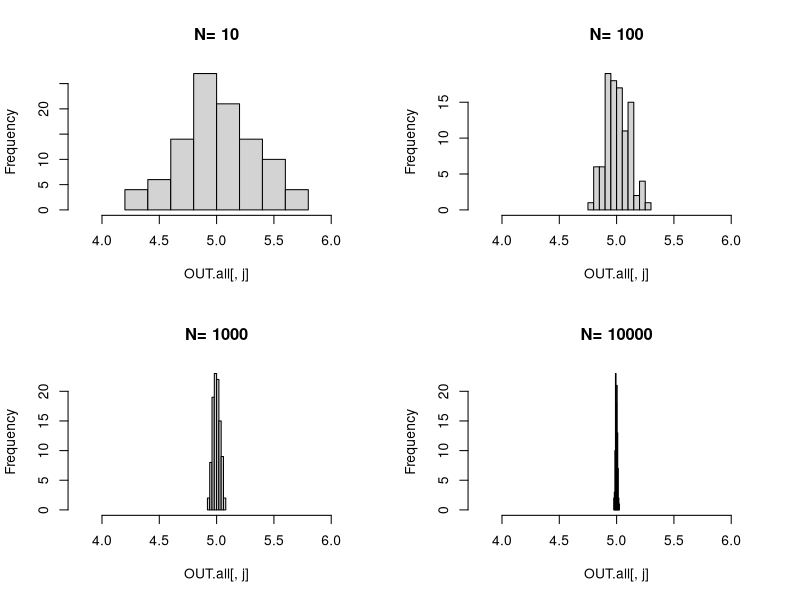
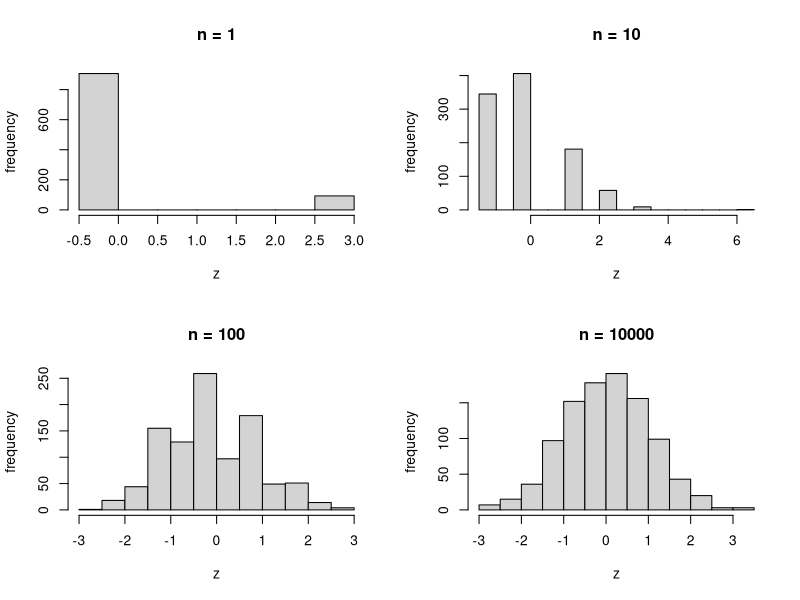

Write the R code that produced these figures, in order.
## ---- chunk 1
knitr::opts_chunk$set(echo = TRUE)
## ---- chunk 2

mu = 5
nsim<-100
N.all<-c(10, 100, 1000, 10000)
OUT.all<-matrix(0, nsim, 4)

for(i in 1:nsim){
	for(j in 1:4){
		OUT.all[i,j]<-mean(rnorm(N.all[j], mean=mu))
	}
}

par(mfrow=c(2,2))
for(j in 1:4)
	hist(OUT.all[,j], xlim=c(3.8,6.2), main=paste("N=", N.all[j]))


## ---- chunk 3

n.all<-c(1, 10, 100, 10000)
x<-matrix(rbinom(10000*1000,1,0.1), nrow=1000)

par(mfrow=c(2,2))
for(i in 1:4){
	
	
	n<-n.all[i]
	x_bar<-rowMeans(cbind(x[, 1:n]))
	z = (x_bar - 0.1)*sqrt(n)/sqrt(0.1*0.9)
	hist(z, main=paste("n =", n), xlab="z", ylab="frequency")

}
par(mfrow=c(1,1))

